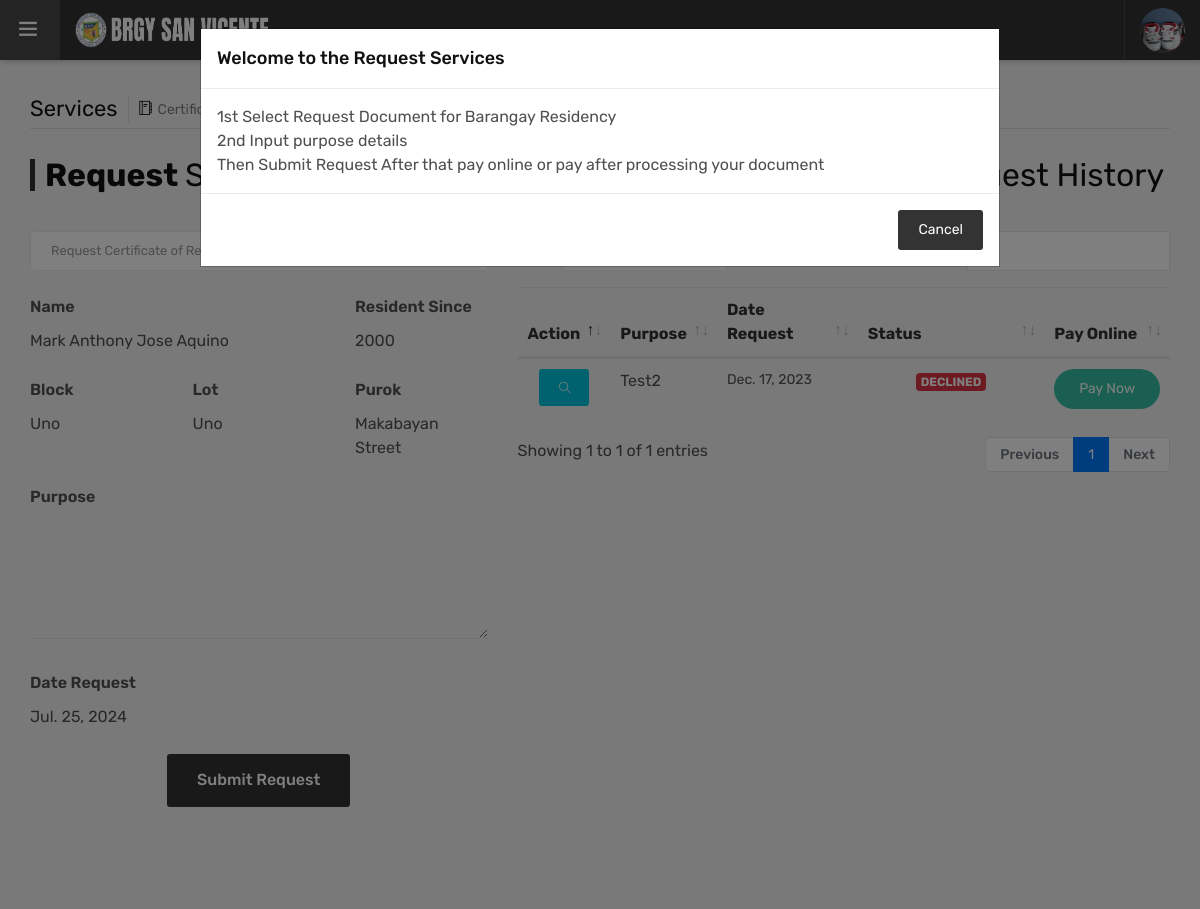
/residents/residency.php (signed in), run on the app's committed database.
### tables this page shows
CREATE TABLE `residents` (
  `id` int(11) NOT NULL,
  `id_number` varchar(50) NOT NULL,
  `fname` varchar(200) NOT NULL,
  `mname` varchar(200) NOT NULL,
  `lname` varchar(200) NOT NULL,
  `gender` varchar(20) NOT NULL,
  `civil_status` varchar(50) NOT NULL,
  `email` varchar(50) NOT NULL,
  `password` varchar(65) NOT NULL,
  `contact_number` varchar(50) NOT NULL,
  `address` varchar(500) NOT NULL,
  `address2` varchar(100) DEFAULT NULL,
  `resident_since` varchar(100) DEFAULT NULL,
  `birth_date` date DEFAULT NULL,
  `ext` varchar(200) DEFAULT NULL,
  `address3` varchar(200) DEFAULT NULL,
  `birth_place` varchar(200) DEFAULT NULL,
  `occupation` varchar(200) DEFAULT NULL,
  `fourps` varchar(11) NOT NULL,
  `status` int(11) NOT NULL,
  `verified` int(11) NOT NULL,
  `email_verif` int(11) DEFAULT NULL,
  `date_registered` datetime NOT NULL,
  `resident_status` varchar(50) DEFAULT NULL,
  `photo` varchar(200) DEFAULT NULL
);

CREATE TABLE `request` (
  `id` int(11) NOT NULL,
  `resident_id` int(11) NOT NULL,
  `request_type` int(11) NOT NULL,
  `purpose` varchar(200) NOT NULL,
  `date_issued` datetime NOT NULL,
  `date_pickup` date DEFAULT NULL,
  `status2` varchar(100) DEFAULT NULL,
  `status` int(11) NOT NULL
);

### global/model.php (called while the page is built, shortened)
<?php
	Class Model {
		private $server = "localhost";
		private $username = "root";
		private $password = "";
		private $dbname = "brgy_salvacion";
		private $conn;
		public function __construct() {
			try {
				$this->conn = new mysqli($this->server, $this->username, $this->password, $this->dbname);
			} catch (Exception $e) {
				echo "Connection failed" . $e->getMessage();
			}
		}
		public function displayDepartment2($id) {
			$data = null;
			$query = "SELECT * FROM residents WHERE id = ?";
			if($stmt = $this->conn->prepare($query)) {
				$stmt->bind_param("i", $id);
				$stmt->execute();
				$result = $stmt->get_result();
				while ($row = $result->fetch_assoc()) {
					$data[] = $row;
				}
			}
			return $data;
		}
		public function fetchRequestsHistory2($id, $request_type) {
			$data = null;
			$query = "SELECT a.*, b.fname, b.mname, b.lname, b.address, b.address2, b.resident_since, b.civil_status, b.id AS resident_id FROM request AS a INNER JOIN residents AS b ON a.resident_id = b.id WHERE a.resident_id = ? AND a.request_type = ? ORDER BY a.id DESC";
			if ($stmt = $this->conn->prepare($query)) {
				$stmt->bind_param('ii', $id, $request_type);
				$stmt->execute();
				$result = $stmt->get_result();
				while ($row = $result->fetch_assoc()) {
					$data[] = $row;
				}
			}
			return $data;
		}
	}
?>

### residents/department.php (called while the page is built, shortened)
<?php
	$department = $model->displayDepartment2($_SESSION['sess2']);
	if (!empty($department)) {
		foreach ($department as $dep) {
			$r_fname = $dep['fname'];
			$r_mname = $dep['mname'];
			$r_lname = $dep['lname'];
			$r_address = $dep['address'];
			$r_address2 = $dep['address2'];
			$r_address3 = $dep['address3'];
			$r_resident_since = $dep['resident_since'];
			$photo = $dep['photo'];
														if ($photo == '') {
															$photo = 'default';
    													}
    													else {
    														$photo = $dep['photo'];
    													}
		}
	}
?>

### residents/residency.php (the view, shortened to what this page needs)
<?php
	include('../global/model.php');
	$model = new Model();
	include('department.php');
	$row = $r_id;
?>
<!DOCTYPE html>
<html lang="en">
	<head>
		<link rel="stylesheet" type="text/css" href="../dashboard/assets/css/dataTables.bootstrap4.min.css">
		<link rel="stylesheet" type="text/css" href="../dashboard/assets/css/assets.css">
		<link rel="stylesheet" type="text/css" href="../dashboard/assets/vendors/calendar/fullcalendar.css">
		<link rel="stylesheet" type="text/css" href="../dashboard/assets/css/typography.css">
		<link rel="stylesheet" type="text/css" href="../dashboard/assets/css/shortcodes/shortcodes.css">
		<link rel="stylesheet" type="text/css" href="../dashboard/assets/css/style.css">
		<link rel="stylesheet" type="text/css" href="../dashboard/assets/css/dashboard.css">
	</head>
	<body class="ttr-opened-sidebar ttr-pinned-sidebar" style="background-color: #F3F3F3;">
		<?php include 'navbar.php'; ?>
		<main class="ttr-wrapper" style="background-color: #F3F3F3;">
			<div class="container-fluid">
				<div class="db-breadcrumb">
					<h4 class="breadcrumb-title">Services</h4>
					<ul class="db-breadcrumb-list">
						<li><i class="ti-agenda"></i>Certificate of Residency</li>
					</ul>
				</div>
				<div class="row">
					<div class="col-lg-5 m-b30">
									<form class="contact-bx dzForm" method="post">
										<div class="heading-bx left">
											<h2 class="title-head">Request <span>Services</span></h2>
										</div>
										<div style="padding: 5px;"></div>
										<div class="row placeani" id="sent">
											<div class="col-lg-12">
												<select class="form-control" id="switch-page">
													<option value="2" selected>Request Certificate of Residency</option>
												</select>
											</div>
											<div class="col-lg-8">
												<br>
												<div class="form-group">
													<label>Name</label><div class="input-group">
														<?php echo $r_fname; ?> <?php echo $r_mname; ?> <?php echo $r_lname; ?>
													</div>
												</div>
											</div>
											<div class="col-lg-4">
												<br>
												<div class="form-group">
													<label>Resident Since</label><div class="input-group">
														<?php echo $r_resident_since; ?>
													</div>
												</div>
											</div>
											<div class="col-lg-4">
												<div class="form-group">
													<label>Block</label><div class="input-group">
														<?php echo $r_address; ?>
													</div>
												</div>
											</div>
											<div class="col-lg-4">
												<div class="form-group">
													<label>Lot</label><div class="input-group">
														<?php echo $r_address2; ?>
													</div>
												</div>
											</div>
											<div class="col-lg-4">
												<div class="form-group">
													<label>Purok</label><div class="input-group">
														<?php echo $r_address3; ?>
													</div>
												</div>
											</div>
											<div class="col-lg-12">
												<div class="form-group">
													<label>Purpose</label><div class="input-group">
														<textarea name="message" rows="1" class="form-control" required minlength="5" maxlength="300" ></textarea>
													</div>
												</div>
											</div>
											<div class="col-lg-12">
												<div class="form-group">
													<label>Date Request</label><div class="input-group">
														<?php echo date("M. d, Y"); ?>
													</div>
												</div>
											</div>
										</form>
											<div class="col-lg-12">
												<div id="request_button">
													<?php
													$request_type = 2;
													$rows = $model->pendingRequestChecker($_SESSION['sess2'], $request_type);
													if (!empty($rows)) {
														foreach ($rows as $row) {
														}
													?>
													<center>
														<h3 style="color: green;">YOUR REQUEST IS PENDING</h3>
														<button type="button" data-toggle="modal" data-target="#view-cancel-<?php echo $row['id']; ?>" class="btn red radius-xl" style="width: 210px;height: 50px;display: flex;align-items: center;justify-content: center;" <?php if (!isset($_COOKIE['cancel_request_residency'])) { echo 'disabled'; } ?>><i class="ti-archive" style="font-size: 15px;"></i><span style="font-size: 15px;">&nbsp;&nbsp;CANCEL REQUEST</span></button>
													</center>
													<?php
														if (isset($_POST['cancel'])) {
															$model->updateRequestStatus(4, $_POST['cancel_hidden']);
															setcookie('cancel_request_residency', null, -1, '/');
															echo "<script>window.open('residency', '_self');</script>";
														}
													} else { ?>
													<center><button name="post_msg" type="submit" class="btn button-md button-block">Submit Request</button></center>
													<?php } ?>
												</div>
											</div>
											<div class="col-lg-12" align="center">
											<br>
											</div>
										</div>
					</div>
					<div class="col-lg-7 m-b30">
						<div class="heading-bx left">
							<h2 class="title-head">Certificate of Residency<span> Request History</span></h2>
						</div>
						<div class="table-responsive">
							<table id="table" class="table hover" style="width:100%">
								<thead>
									<tr>
										<th width="50">Action</th>
										<th>Purpose</th>
										<th>Date Request</th>
										<th width="150">Status</th>
										<th>Pay Online</th>
									</tr>
								</thead>
								<tbody>
									<?php
										$rows = $model->fetchRequestsHistory2($_SESSION['sess2'], $request_type);
										if (!empty($rows)) {
											foreach ($rows as $row) {
									?>
									<tr>
										<td><center><a href="" class="btn blue" style="width: 50px; height: 37px;" data-toggle="modal" data-target="#view-<?php echo $row['id']; ?>"><div data-toggle="tooltip" title="View Details"><i class="ti-search" style="font-size: 12px;"></i></div></a></center></td>
										<td><?php echo $row['purpose']; ?></td>
										<td style="font-size: 14px;"><?php echo date('M. d, Y', strtotime($row['date_issued'])); ?></td>
										<td>
											<center>
												<?php
												if ($row['status'] == 1) {
												?>
												<span style="color: green;"><b><?php echo $row['status2']; ?><br><?php echo date('M. d, Y', strtotime($row['date_pickup'])); ?></b></span>
												<?php
												}
												else if ($row['status'] == 2) {
												?>
												<span class="badge badge-primary">PENDING</span>
												<?php
												}
												else if ($row['status'] == 4) {
												?>
													<span class="badge badge-danger">DECLINED</span>
												<?php
												}
												else {
												?>
													<span class="badge badge-danger">DECLINED</span>
												<?php
												}
												?>
											</center>
										</td>
										<td>
											<center>
													<a href="https://pm.link/orgbarangay-konektado01/test/szmvRE7" target="_blank"><button class="btn btn-block green radius-xl" style="float: right;">Pay Now</button>
											</center>
										</td>
									</tr>
									<?php
										}
									}
									?>
								</tbody>
							</table>
						</div>
					</div>
				</div>
		</main>
		<div class="modal fade" id="myModal" tabindex="-1" role="dialog" aria-labelledby="exampleModalLabel2"
        aria-hidden="true">
        <div class="modal-dialog modal-lg" role="document">
            <div class="modal-content">
                <div class="modal-header">
                    <h5 class="modal-title" id="exampleModalLabel2">Welcome to the Request Services</h5>
                </div>
                <div class="modal-body">1st Select Request Document for Barangay Residency<br>
				2nd Input purpose details<br>
				Then Submit Request
				After that pay online or pay after processing your document
				</div>
                <div class="modal-footer">
                    <button class="btn btn-secondary" type="button" data-dismiss="modal">Cancel</button>
                </div>
            </div>
        </div>
    </div>
	</body>
</html>

### residents/navbar.php (shortened to what this page needs)
<header class="ttr-header">
	<div class="ttr-header-wrapper">
		<div class="ttr-toggle-sidebar ttr-material-button">
			<i class="ti-menu ttr-close-icon"></i>
		</div>
		<div class="ttr-logo-box">
			<div>
				<a href="homepage" class="ttr-logo">
					<img alt="" class="ttr-logo-desktop" src="../assets/images/logo-white1.png" style="width: 200px; height: 36px;">
				</a>
			</div>
		</div>
		<div class="ttr-header-right ttr-with-seperator">
			<ul class="ttr-header-navigation">
				<li>
					<a href="#" class="ttr-material-button ttr-submenu-toggle"><img src="../assets/images/profile-pictures/<?php echo $photo; ?>.jpg" style="height: 45px; width: 45px;border-radius: 50%;"></a>
				</li>
			</ul>
		</div>
	</div>
</header>

### dashboard/assets/css/typography.css (style rules this page uses)
body { background-color: #fff; font-family: Rubik; font-size: 16px; font-weight: 400; color:#505050; padding: 0; margin: 0; overflow-x: hidden; -webkit-font-smoothing: antialiased; font-smoothing: antialiased; -moz-osx-font-smoothing: grayscale; scroll-behavior: smooth; }
a { color: #6f6f6f; outline: 0 none; text-decoration: none; }
img { border-style: none; height: auto; max-width: 100%; vertical-align: middle; }
section, article, aside, details, figcaption, figure, footer, header, hgroup, main, menu, nav, summary { display: block; }
table { background-color: transparent; width: 100%; }
table thead th { color: #333; }
table td { padding: 15px 10px; }
p, address, pre, hr, ul, ol, dl, dd, table { margin-bottom: 24px; }
h1, h2, h3, h4, h5, h6 { color: #111111; font-family: rubik; margin-top:0; }
h2 { font-size: 32px; line-height: 45px; margin-bottom: 25px; font-weight: 700; }
h4 { font-size: 22px; line-height: 28px; margin-bottom: 15px; font-weight: 500; }
h5 { font-size: 18px; line-height: 24px; margin-bottom: 10px; font-weight: 500; }
dl, ul, ol { list-style-position: outside; padding: 0; }
ul, ol { margin-bottom: 24px; }
ul li, ol li { padding: 0; }
.m-b30 { margin-bottom: 30px; }
.heading-bx { margin-bottom: 40px; }
.heading-bx h1, .heading-bx h2, .heading-bx h3 { margin-top: 0; }

### dashboard/assets/css/style.css (style rules this page uses)
.heading-bx.left .title-head { margin-bottom: 10px; margin-top: 0; line-height: 32px; padding-left: 10px; border-left: 5px solid var(--primary); }
.title-head span { font-weight:400; }
.courses-search-bx .input-group, .contact-bx .input-group { display:block; position:relative; }
.courses-search-bx .input-group .form-control, .contact-bx .input-group .form-control, .courses-search-bx .input-group label, .contact-bx .input-group label { width:100%; }
.contact-bx .input-group textarea.form-control { height:120px; }
.courses-search-bx .input-group .form-control, .contact-bx .input-group .form-control { border-width: 0 0 1px 0; background-color:rgba(0,0,0,0); padding:10px 0; }
.contact-bx .heading-bx { margin-bottom: 30px; }

### dashboard/assets/css/shortcodes/form.css (style rules this page uses)
.btn, .panel, .form-control, .img-thumbnail, .panel-head ing, .dropdown-menu, .panel-group .panel, .nav-tabs > li > a, .modal-content, .navbar-toggler, .nav-pills > li > a, .pager li > a, .pager li > span, .well, .alert, .list-group-item:first-child, .list-group-item:last-child, .input-group-addon, .btn-group-divides > .btn:not(:first-child):not(:last-child):not(.dropdown-toggle), .btn-group-divides > .btn:last-child:not(:first-child), .btn-group > .dropdown-toggle:not(:first-child), .ttr-booking-form .ttr-extra-services li .feature-box-lg, .ttr-booking-form .ttr-extra-services li.active .feature-box-lg:after, .widget_tag_cloud a, .searchform input[type="text"], .searchform input[type="submit"], ol.comment-list li.comment .comment-body { -webkit-border-radius: 0; -moz-border-radius: 0; border-radius: 0; }
a, .ttr-box, .btn, .form-control, .ov-box, .overlay-icon li a i, .feature-box-xl, .feature-box-lg, .feature-box-md, .feature-box-sm, .feature-box-xs, .navbar-toggler, .menu-logo, .menu-links .nav > li > a, .secondary-menu { -webkit-transition: all 0.2s linear; -moz-transition: all 0.2s linear; -ms-transition: all 0.2s linear; -o-transition: all 0.2s linear; transition: all 0.2s linear; }
button { outline:none !important; cursor:pointer; }
label { font-weight: 600; margin-bottom: 10px; }
.form-group { margin-bottom: 25px; }
.form-control { border-color: #e1e6eb; box-shadow: none; height: 40px; font-size: 13px; line-height: 20px; padding: 9px 12px; }
textarea.form-control { height:120px; }
.input-group { width: 100%; }
.input-group .form-control, .input-group-addon, .input-group-btn { display: table-cell; }

### dashboard/assets/css/shortcodes/breadcrumb.css (style rules this page uses)
.table > tbody > tr > td, .table > tbody > tr > th, .table > tfoot > tr > td, .table > tfoot > tr > th, .table > thead > tr > td, .table > thead > tr > th { padding: 10px; }

### data on the page
residents: photo (picture), fname "Mark Anthony", mname "Jose", lname "Aquino", resident_since "2000", address "Uno", address2 "Uno", address3 "Makabayan Street"
request: purpose "Test2", date_issued "Dec. 17, 2023", status "DECLINED"
